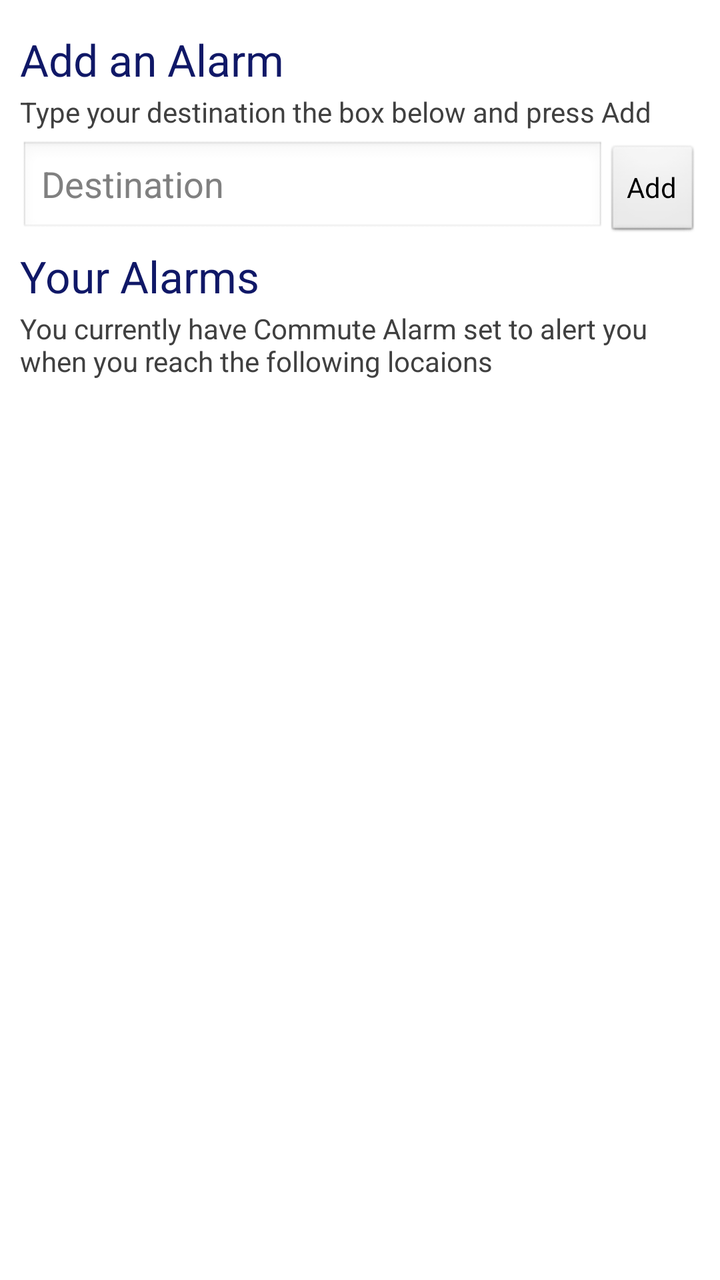
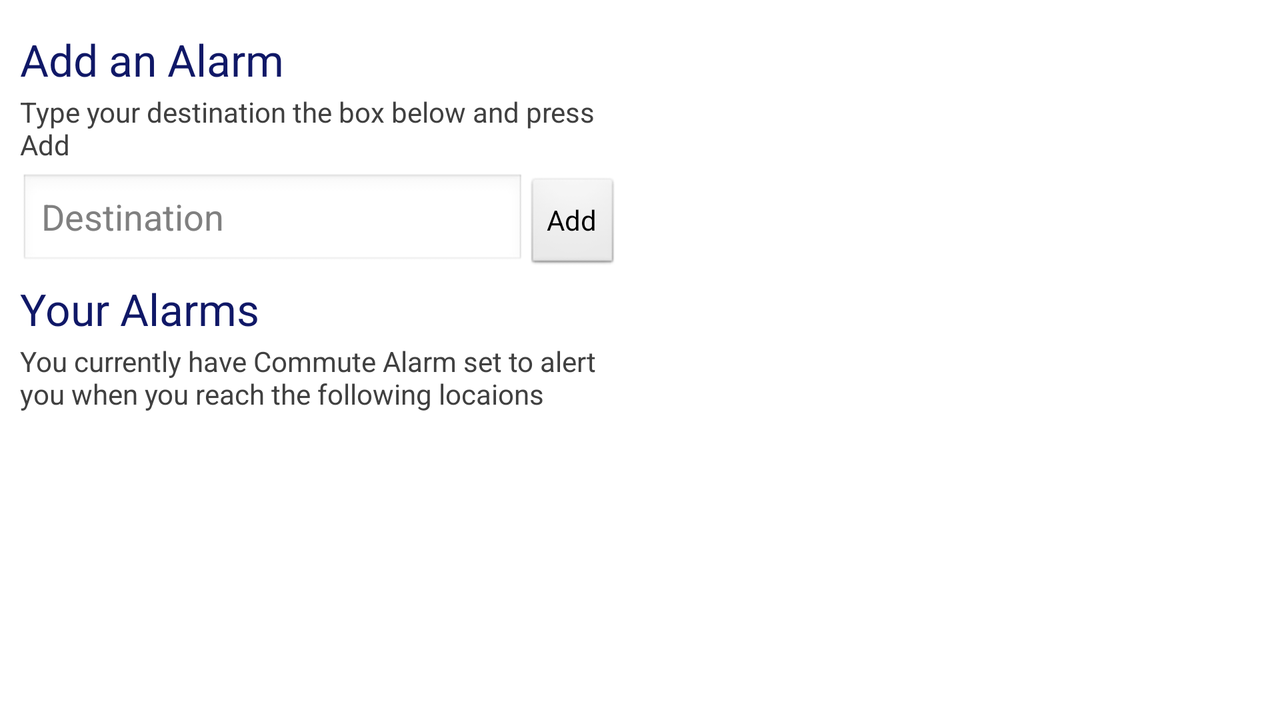

One screen, two layout resources from the same app: the default and the repository's alternative for another configuration. Each is rendered where Android would select it; the XML of both is given below.
<!-- AndroidManifest.xml: application theme UpbeatSheep -->
<!-- res/layout/main.xml -->
<?xml version="1.0" encoding="utf-8"?>
<LinearLayout xmlns:android="http://schemas.android.com/apk/res/android"
    android:orientation="vertical"
    android:layout_width="fill_parent"
    android:layout_height="fill_parent" android:padding="@dimen/main_border">
    <TextView style="@style/HeadingOne" android:layout_height="wrap_content" android:layout_width="wrap_content" android:text="@string/add_alarm_title" android:id="@+id/add_alarm_title"></TextView>
    <TextView android:layout_height="wrap_content" android:layout_width="wrap_content" android:text="@string/add_alarm_desc" style="@style/Paragraph" android:id="@+id/add_alarm_help"></TextView>
    <LinearLayout android:layout_width="fill_parent" android:layout_height="wrap_content" android:id="@+id/linearLayout1">
        <EditText android:layout_weight="1" android:hint="Destination" android:layout_height="wrap_content" android:layout_width="wrap_content" android:id="@+id/txt_destination"></EditText>
        <Button android:id="@+id/btn_add_alarm" android:layout_height="wrap_content" android:text="Add" android:layout_width="wrap_content"></Button>
    </LinearLayout>
    <TextView style="@style/HeadingOne" android:layout_height="wrap_content" android:layout_width="wrap_content" android:text="@string/current_alarms_title" android:id="@+id/your_alarm_title"></TextView>
    <TextView style="@style/Paragraph" android:layout_height="wrap_content" android:layout_width="wrap_content" android:text="@string/current_alarms_desc" android:id="@+id/your_alarm_help"></TextView>
    <ListView android:layout_height="wrap_content" android:layout_width="fill_parent" android:id="@+id/android:list"></ListView>
</LinearLayout>
<!-- resources referenced by this layout -->
<resources>
  <dimen name="main_border">10dip</dimen>
  <string name="add_alarm_desc">Type your destination the box below and press Add</string>
  <string name="add_alarm_title">Add an Alarm</string>
  <string name="current_alarms_desc">You currently have Commute Alarm set to alert you when you reach the following locaions</string>
  <string name="current_alarms_title">Your Alarms</string>
  <style name="HeadingOne" parent="Paragraph">
  		<item name="android:textSize">22sp</item>
  		<item name="android:paddingTop">5dip</item>
  		<item name="android:paddingBottom">0dip</item>
  		<item name="android:textColor">@color/upbeatSheepOne</item>
  	</style>
  <style name="Paragraph" parent="UpbeatSheep">
  		<item name="android:textSize">14sp</item>
  		<item name="android:paddingTop">2dip</item>
  		<item name="android:paddingBottom">5dip</item>
  		<item name="android:textColor">@color/upbeatSheepText</item>
  	</style>
  <style name="UpbeatSheep" parent="android:Theme.Light">
  	</style>
  <color name="upbeatSheepOne">#101867</color>
  <color name="upbeatSheepText">#404040</color>
</resources>
<!-- res/layout-land/main.xml (the repository's variant of the layout above) -->
<!-- drawn on the phone turned sideways -->
<?xml version="1.0" encoding="utf-8"?>
<LinearLayout xmlns:android="http://schemas.android.com/apk/res/android"
    android:layout_width="fill_parent"
    android:layout_height="fill_parent" android:padding="@dimen/main_border" android:orientation="horizontal">
    <LinearLayout android:layout_width="match_parent" android:id="@+id/linearLayout2" android:layout_height="wrap_content" android:orientation="vertical" android:layout_weight="1" android:paddingRight="@dimen/main_border"><TextView style="@style/HeadingOne" android:layout_height="wrap_content" android:layout_width="wrap_content" android:text="@string/add_alarm_title" android:id="@+id/add_alarm_title"></TextView>
    <TextView android:layout_height="wrap_content" android:layout_width="wrap_content" android:text="@string/add_alarm_desc" style="@style/Paragraph" android:id="@+id/add_alarm_help"></TextView>
    <LinearLayout android:layout_width="fill_parent" android:layout_height="wrap_content" android:id="@+id/linearLayout1">
        <EditText android:layout_weight="1" android:hint="Destination" android:layout_height="wrap_content" android:layout_width="wrap_content" android:id="@+id/txt_destination"></EditText>
        <Button android:id="@+id/btn_add_alarm" android:layout_height="wrap_content" android:text="Add" android:layout_width="wrap_content"></Button>
    </LinearLayout>
    ><TextView style="@style/HeadingOne" android:layout_height="wrap_content" android:layout_width="wrap_content" android:text="@string/current_alarms_title" android:id="@+id/your_alarm_title"></TextView>
    <TextView style="@style/Paragraph" android:layout_height="wrap_content" android:layout_width="wrap_content" android:text="@string/current_alarms_desc" android:id="@+id/your_alarm_help"></TextView></LinearLayout>
    
    <LinearLayout android:layout_width="match_parent" android:id="@+id/linearLayout3" android:layout_height="wrap_content" android:layout_weight="1" android:orientation="vertical">
    <ListView android:layout_height="wrap_content" android:layout_width="fill_parent" android:id="@+id/android:list"></ListView></LinearLayout>
    
</LinearLayout>
